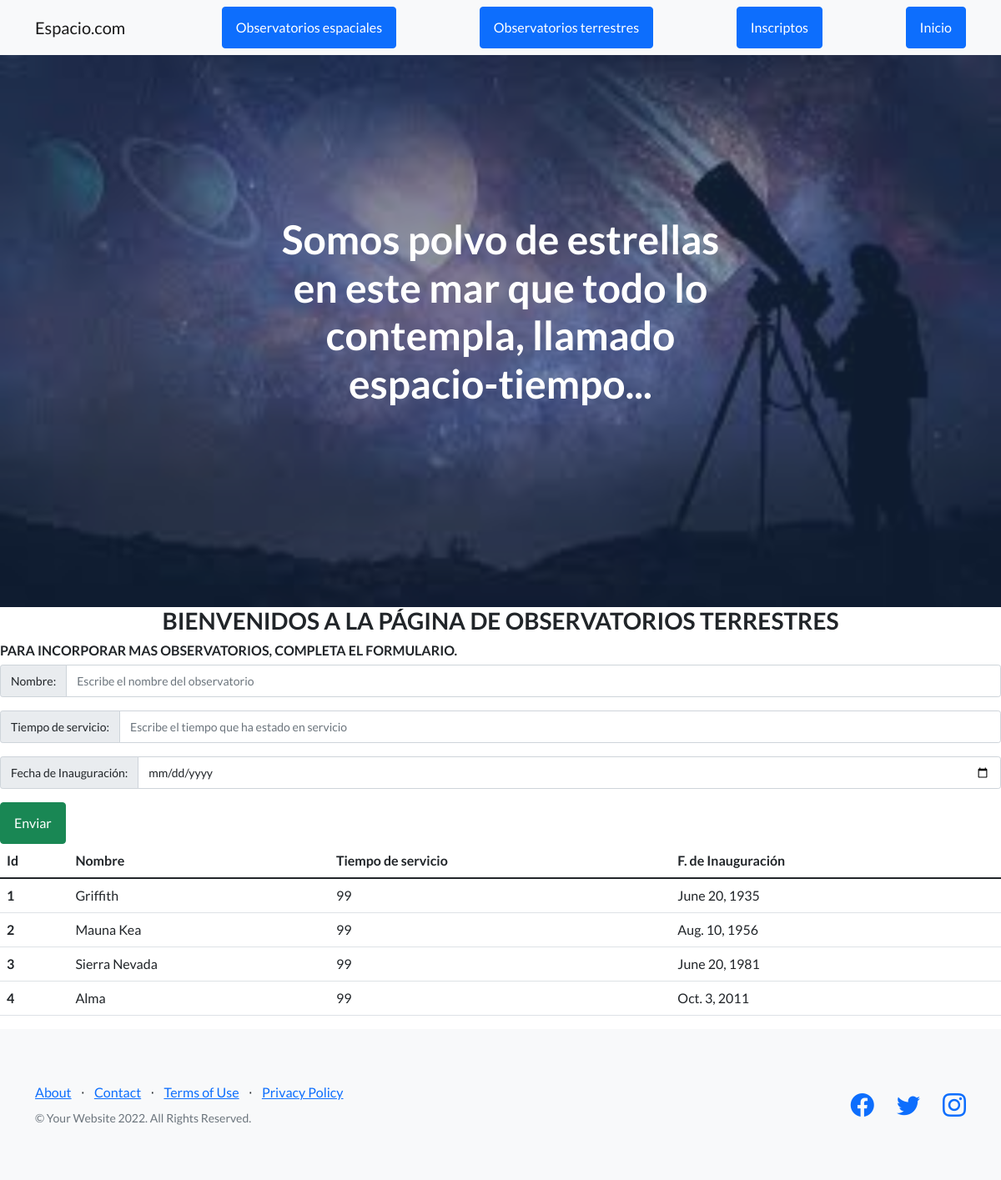
/telescopios/listapage_tel3, run on the app's committed database.
### telescopios/models.py (models this page shows)
class Teles_terr(models.Model):
    nom_tel_ter= models.CharField(max_length=40)
    edad_tel_ter= models.IntegerField()
    fechalanz_tel_ter= models.DateField()

### telescopios/views.py (the view)
# urls.py: path("listapage_tel3", views.listapage_tel3),
def listapage_tel3(request):
    page_tel_terr= Teles_terr.objects.all()
    datos3= {"datos3": page_tel_terr}
    return render(request, "listapage_tel3.html", datos3)

### telescopios/templates/listapage_tel3.html (shortened to what this page needs)
{% extends "principal.html" %}
{% load static %}
{% block contenido %}
<main>
    <h3 class="text-uppercase text-center">Bienvenidos a la página de observatorios terrestres</h3>
    <h6 class="text-uppercase">Para incorporar mas observatorios, completa el formulario.</h6>
<form action="alta_tel_ter" method="post">
    <div class="input-group input-group-sm mb-3">
        <span class="input-group-text" id="inputGroup-sizing-sm">Nombre:</span>
        <input type="text" name="nom_ter" class="form-control" aria-label="Sizing example input" aria-describedby="inputGroup-sizing-sm" placeholder="Escribe el nombre del observatorio">
    </div>
    <div class="input-group input-group-sm mb-3">
        <span class="input-group-text" id="inputGroup-sizing-sm">Tiempo de servicio:</span>
        <input type="number" name="edad_ter" class="form-control" aria-label="Sizing example input" aria-describedby="inputGroup-sizing-sm" placeholder="Escribe el tiempo que ha estado en servicio">
    </div>
    <div class="input-group input-group-sm mb-3">
        <span class="input-group-text" id="inputGroup-sizing-sm">Fecha de Inauguración:</span>
        <input type="date" name="fechalanz_ter" class="form-control" aria-label="Sizing example input" aria-describedby="inputGroup-sizing-sm" placeholder="Escribe la fecha que entró en servicio">
    </div>
    <div class="form group">
        <button class="btn btn-success">Enviar</button>
    </div>
</form>
    <table class="table">
        <thead>
          <tr>
            <th scope="col">Id</th>
            <th scope="col">Nombre</th>
            <th scope="col">Tiempo de servicio</th>
            <th scope="col">F. de Inauguración</th>
          </tr>
        </thead>
        <tbody>
            {% for n in datos3 %}
            <tr>
                <th scope="row">{{n.id}}</th>
                <td>{{n.nom_tel_ter}}</td>
                <td>{{n.edad_tel_ter}}</td>
                <td>{{n.fechalanz_tel_ter}}</td>
              </tr>
            {% endfor %}
        </tbody>
      </table>
</main>
{% endblock %}

### data on the page
Teles_terr: id "1", nom_tel_ter "Griffith", edad_tel_ter "99", fechalanz_tel_ter "June 20, 1935"
Teles_terr: id "2", nom_tel_ter "Mauna Kea", edad_tel_ter "99", fechalanz_tel_ter "Aug. 10, 1956"
Teles_terr: id "3", nom_tel_ter "Sierra Nevada", edad_tel_ter "99", fechalanz_tel_ter "June 20, 1981"
Teles_terr: id "4", nom_tel_ter "Alma", edad_tel_ter "99", fechalanz_tel_ter "Oct. 3, 2011"
